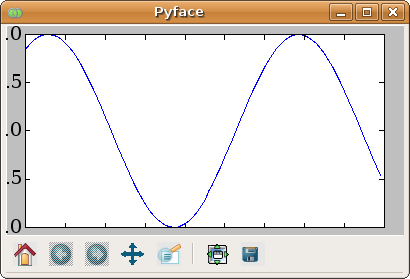

The Python source for this figure:

import wx

import matplotlib
matplotlib.use('WX')
from matplotlib.backends.backend_wx import FigureCanvasWx as FigureCanvas
from matplotlib.figure import Figure
from matplotlib.backends.backend_wx import NavigationToolbar2Wx

from enthought.traits.api import Any, Instance, Float, Str
from enthought.pyface.api import Widget

class MPLWidget(Widget):
    """ A MatPlotLib PyFace Widget """
    # Public traits
    figure = Instance(Figure)
    axes = Instance('matplotlib.axes.Axes')
    mpl_control = Instance(FigureCanvas)

    # Private traits.
    _panel = Any
    _sizer = Any
    _toolbar = Any

    def __init__(self, parent, **traits):
        """ Creates a new matplotlib widget. """
        # Calls the init function of the parent class.
        super(MPLWidget, self).__init__(**traits)

        self.control = self._create_control(parent)


    def _create_control(self, parent):
        """ Create the toolkit-specific control that represents the widget. """

        # The panel lets us add additional controls.
        if isinstance(parent,wx.Panel):
            self._panel = parent
        else:
            self._panel = wx.Panel(parent, -1, style=wx.CLIP_CHILDREN)
        self._sizer = wx.BoxSizer(wx.VERTICAL)
        self._panel.SetSizer(self._sizer)
        # matplotlib commands to create a figure, and add an axes object
        self.figure = Figure()
        self.axes = self.figure.add_axes([0.05, 0.04, 0.9, 0.92])
        self.mpl_control = FigureCanvas(self._panel, -1, self.figure)
        self._sizer.Add(self.mpl_control, 1, wx.LEFT | wx.TOP | wx.GROW)
        self._toolbar = self._get_toolbar()
        self._sizer.Add(self._toolbar, 0, wx.EXPAND)
        self._sizer.Layout()
        self.figure.canvas.SetMinSize((10,10))
        return self._panel


    def _get_toolbar(self):
        return NavigationToolbar2Wx(self.mpl_control)


if __name__ == "__main__":
    try:
        from enthought.pyface.api import ApplicationWindow, GUI
    except ImportError:
        from enthought.pyface import ApplicationWindow, GUI
    class MainWindow(ApplicationWindow): 
        figure = Instance(MPLWidget)
        def _create_contents(self, parent):
            self.figure = MPLWidget(parent)
            return self.figure.control

    gui = GUI()
    window = MainWindow() 
    from pylab import arange, sin
    x = arange(1,10,0.1)
    window.open()
    axes = window.figure.axes.plot(x,sin(x))
    gui.start_event_loop()
